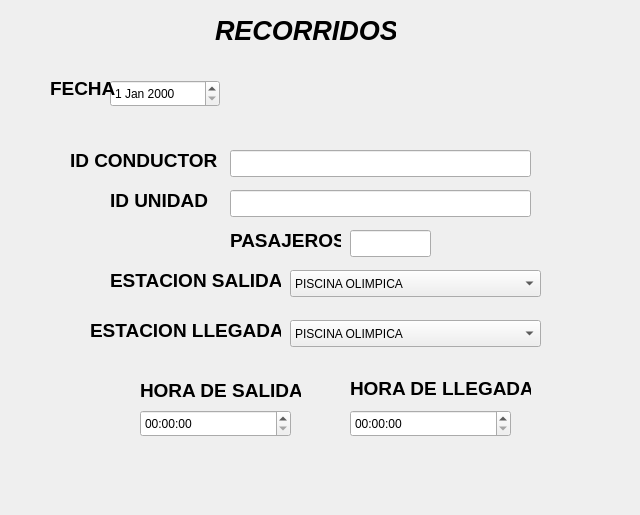
<?xml version="1.0" encoding="UTF-8"?>
<ui version="4.0">
 <class>hola</class>
 <widget class="QWidget" name="hola">
  <property name="geometry">
   <rect>
    <x>0</x>
    <y>0</y>
    <width>640</width>
    <height>515</height>
   </rect>
  </property>
  <property name="windowTitle">
   <string>Form</string>
  </property>
  <widget class="QDateEdit" name="dateEdit">
   <property name="geometry">
    <rect>
     <x>110</x>
     <y>80</y>
     <width>110</width>
     <height>27</height>
    </rect>
   </property>
  </widget>
  <widget class="QTimeEdit" name="timeEdit">
   <property name="geometry">
    <rect>
     <x>140</x>
     <y>410</y>
     <width>151</width>
     <height>27</height>
    </rect>
   </property>
  </widget>
  <widget class="QTimeEdit" name="timeEdit_2">
   <property name="geometry">
    <rect>
     <x>350</x>
     <y>410</y>
     <width>161</width>
     <height>27</height>
    </rect>
   </property>
  </widget>
  <widget class="QLabel" name="label">
   <property name="geometry">
    <rect>
     <x>50</x>
     <y>80</y>
     <width>66</width>
     <height>17</height>
    </rect>
   </property>
   <property name="font">
    <font>
     <pointsize>14</pointsize>
     <weight>75</weight>
     <bold>true</bold>
    </font>
   </property>
   <property name="text">
    <string>FECHA</string>
   </property>
  </widget>
  <widget class="QLabel" name="label_2">
   <property name="geometry">
    <rect>
     <x>140</x>
     <y>380</y>
     <width>161</width>
     <height>20</height>
    </rect>
   </property>
   <property name="font">
    <font>
     <pointsize>14</pointsize>
     <weight>75</weight>
     <bold>true</bold>
    </font>
   </property>
   <property name="text">
    <string>HORA DE SALIDA</string>
   </property>
  </widget>
  <widget class="QLabel" name="label_3">
   <property name="geometry">
    <rect>
     <x>350</x>
     <y>380</y>
     <width>181</width>
     <height>17</height>
    </rect>
   </property>
   <property name="font">
    <font>
     <pointsize>14</pointsize>
     <weight>75</weight>
     <bold>true</bold>
    </font>
   </property>
   <property name="text">
    <string>HORA DE LLEGADA</string>
   </property>
  </widget>
  <widget class="QLabel" name="label_4">
   <property name="geometry">
    <rect>
     <x>70</x>
     <y>150</y>
     <width>151</width>
     <height>20</height>
    </rect>
   </property>
   <property name="font">
    <font>
     <pointsize>14</pointsize>
     <weight>75</weight>
     <bold>true</bold>
    </font>
   </property>
   <property name="text">
    <string>ID CONDUCTOR</string>
   </property>
  </widget>
  <widget class="QLabel" name="label_5">
   <property name="geometry">
    <rect>
     <x>110</x>
     <y>190</y>
     <width>111</width>
     <height>20</height>
    </rect>
   </property>
   <property name="font">
    <font>
     <pointsize>14</pointsize>
     <weight>75</weight>
     <bold>true</bold>
    </font>
   </property>
   <property name="text">
    <string>ID UNIDAD</string>
   </property>
  </widget>
  <widget class="QLineEdit" name="lineEdit">
   <property name="geometry">
    <rect>
     <x>230</x>
     <y>150</y>
     <width>301</width>
     <height>27</height>
    </rect>
   </property>
  </widget>
  <widget class="QLineEdit" name="lineEdit_2">
   <property name="geometry">
    <rect>
     <x>230</x>
     <y>190</y>
     <width>301</width>
     <height>27</height>
    </rect>
   </property>
  </widget>
  <widget class="QLineEdit" name="lineEdit_3">
   <property name="geometry">
    <rect>
     <x>350</x>
     <y>230</y>
     <width>81</width>
     <height>27</height>
    </rect>
   </property>
  </widget>
  <widget class="QLabel" name="label_6">
   <property name="geometry">
    <rect>
     <x>230</x>
     <y>230</y>
     <width>111</width>
     <height>20</height>
    </rect>
   </property>
   <property name="font">
    <font>
     <pointsize>14</pointsize>
     <weight>75</weight>
     <bold>true</bold>
    </font>
   </property>
   <property name="text">
    <string>PASAJEROS</string>
   </property>
  </widget>
  <widget class="QComboBox" name="comboBox">
   <property name="geometry">
    <rect>
     <x>290</x>
     <y>270</y>
     <width>251</width>
     <height>27</height>
    </rect>
   </property>
   <item>
    <property name="text">
     <string>PISCINA OLIMPICA</string>
    </property>
   </item>
   <item>
    <property name="text">
     <string>ESPOL</string>
    </property>
   </item>
   <item>
    <property name="text">
     <string>ACACIAS</string>
    </property>
   </item>
   <item>
    <property name="text">
     <string>TERMINAL</string>
    </property>
   </item>
   <item>
    <property name="text">
     <string>ORQUIDEAS</string>
    </property>
   </item>
   <item>
    <property name="text">
     <string>DURAN</string>
    </property>
   </item>
  </widget>
  <widget class="QLabel" name="label_7">
   <property name="geometry">
    <rect>
     <x>110</x>
     <y>270</y>
     <width>171</width>
     <height>20</height>
    </rect>
   </property>
   <property name="font">
    <font>
     <pointsize>14</pointsize>
     <weight>75</weight>
     <bold>true</bold>
    </font>
   </property>
   <property name="text">
    <string>ESTACION SALIDA</string>
   </property>
  </widget>
  <widget class="QLabel" name="label_8">
   <property name="geometry">
    <rect>
     <x>90</x>
     <y>320</y>
     <width>191</width>
     <height>20</height>
    </rect>
   </property>
   <property name="font">
    <font>
     <pointsize>14</pointsize>
     <weight>75</weight>
     <bold>true</bold>
    </font>
   </property>
   <property name="text">
    <string>ESTACION LLEGADA</string>
   </property>
  </widget>
  <widget class="QComboBox" name="comboBox_2">
   <property name="geometry">
    <rect>
     <x>290</x>
     <y>320</y>
     <width>251</width>
     <height>27</height>
    </rect>
   </property>
   <item>
    <property name="text">
     <string>PISCINA OLIMPICA</string>
    </property>
   </item>
   <item>
    <property name="text">
     <string>ESPOL</string>
    </property>
   </item>
   <item>
    <property name="text">
     <string>ACACIAS</string>
    </property>
   </item>
   <item>
    <property name="text">
     <string>TERMINAL</string>
    </property>
   </item>
   <item>
    <property name="text">
     <string>ORQUIDEAS</string>
    </property>
   </item>
   <item>
    <property name="text">
     <string>DURAN</string>
    </property>
   </item>
  </widget>
  <widget class="QLabel" name="label_9">
   <property name="geometry">
    <rect>
     <x>215</x>
     <y>20</y>
     <width>181</width>
     <height>20</height>
    </rect>
   </property>
   <property name="font">
    <font>
     <pointsize>20</pointsize>
     <weight>75</weight>
     <italic>true</italic>
     <bold>true</bold>
    </font>
   </property>
   <property name="text">
    <string>RECORRIDOS</string>
   </property>
  </widget>
 </widget>
 <resources/>
 <connections/>
</ui>
